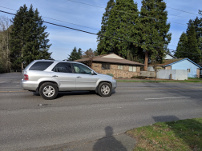
#> input picture samples/im3.jpg, 202 x 151 px
$ python image_stitching_skeleton.py samples/im3.jpg samples/im4.jpg out.png
#> lines starting #> are read from the running program, lines starting #| are printed output that depends on the picture
#> further down, img_1 is the input picture: shape (151, 202, 3); mean B, G, R 107.7, 107.7, 103
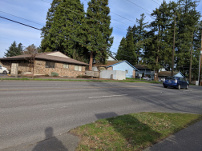
#> input picture samples/im4.jpg, 202 x 151 px
#> further down, img_2 is the input picture: shape (151, 202, 3); mean B, G, R 100.4, 105.2, 102.5
import cv2
import sys
import numpy as np
import math
import matplotlib.pyplot as plt

# Converts a point to homogeneous coords
def homog(point):
    appended = point.copy()
    appended.append(1)
    npvec = np.array(appended)
    return npvec

# Converts point from homogeneous coords
def linear(homogpoint):
    if homogpoint[2] == 0:
        x, y = 0, 0
    else:
        x = homogpoint[0] / homogpoint[2]
        y = homogpoint[1] / homogpoint[2]
    return np.array([x, y])

def ex_find_homography_ransac(list_pairs_matched_keypoints, threshold_ratio_inliers=0.85, threshold_reprojtion_error=3, max_num_trial=1000):
    '''
    Apply RANSAC algorithm to find a homography transformation matrix that align 2 sets of feature points, transform the first set of feature point to the second (e.g. warp image 1 to image 2)
    :param list_pairs_matched_keypoints: has the format as a list of pairs of matched points: [[[p1x,p1y],[p2x,p2y]],....]
    :param threshold_ratio_inliers: threshold on the ratio of inliers over the total number of samples, accept the estimated homography if ratio is higher than the threshold
    :param threshold_reprojtion_error: threshold of reprojection error (measured as euclidean distance, in pixels) to determine whether a sample is inlier or outlier
    :param max_num_trial: the maximum number of trials to do take sample and do testing to find the best homography matrix
    :return best_H: the best found homography matrix
    '''
    # Find homography matrix for given 4 x,y points, passed as nested lists
    def find4homo(pointslist):
        '''
        point1 = pointslist[0]
        point2 = pointslist[1]
        point3 = pointslist[2]
        point4 = pointslist[3]
        x1 = point1[0][0]
        y1 = point1[0][1]
        xp1 = point1[1][0]
        yp1 = point1[1][1]
        x2 = point2[0][0]
        y2 = point2[0][1]
        xp2 = point2[1][0]
        yp2 = point2[1][1]
        x3 = point3[0][0]
        y3 = point3[0][1]
        xp3 = point3[1][0]
        yp3 = point3[1][1]
        x4 = point4[0][0]
        y4 = point4[0][1]
        xp4 = point4[1][0]
        yp4 = point4[1][1]
        Aarray = np.array([
                        [-x1,   -y1,    -1,     0,      0,      0,      x1*xp1,     y1*xp1,     xp1],
                        [0,     0,      0,      -x1,    -y1,    -1,     x1*yp1,     y1*yp1,     yp1],
                        [-x2,   -y2,    -1,     0,      0,      0,      x2*xp2,     y2*xp2,     xp2],
                        [0,     0,      0,      -x2,    -y2,    -1,     x2*yp2,     y2*yp2,     yp2],
                        [-x3,   -y3,    -1,     0,      0,      0,      x3*xp3,     y3*xp3,     xp3],
                        [0,     0,      0,      -x3,    -y3,    -1,     x3*yp3,     y3*yp3,     yp3],
                        [-x4,   -y4,    -1,     0,      0,      0,      x4*xp4,     y4*xp4,     xp4],
                        [ 0,    0,      0,      -x4,    -y4,    -1,     x4*yp4,     y4*yp4,     yp4]])
        U, S, testsvd = np.linalg.svd(Aarray, full_matrices=True)
        values = testsvd[:,8]
        values = np.reshape(values, (3,3))
        '''
        A = []
        for i in range(0, len(pointslist)):
            x1, y1 = pointslist[i][0]
            xp1, yp1 = pointslist[i][1]
            # A.append([x, y, 1, 0, 0, 0, -u * x, -u * y, -u])
            # A.append([0, 0, 0, x, y, 1, -v * x, -v * y, -v])
            A.append([-x1, -y1, -1, 0, 0, 0, x1*xp1, y1*xp1, xp1])
            A.append([0, 0, 0, -x1, -y1, -1, x1*yp1, y1*yp1, yp1])
        A = np.asarray(A)
        U, S, Vh = np.linalg.svd(A)
        L = Vh[-1,:]
        H = L.reshape(3, 3)
        return H

    def findinliners(H, keypoints):
        inliernum = 0
        for (point1, point2) in keypoints:
            # Homog coords of point 1
            p1homog = homog(point1)
            # Homog coords of predicted point 2
            predicted = H @ p1homog
            # Standard coords of predicted point
            standardpredicted = linear(predicted)
            # Compute error between predicted and point2
            error = np.linalg.norm(point2 - standardpredicted)
            if error < threshold_reprojtion_error:
                inliernum += 1
            # print("test")
        return inliernum

    H_array = []
    best_H = None
    for trial in range(0, max_num_trial):
        # Array coord pairs, 2 pair for each keypoint
        kps = np.array(list_pairs_matched_keypoints)
        # 4 random pairs from the list
        randomfour = kps[np.random.choice(kps.shape[0], 4)]
        # Random 4 arranged as nested list for function
        listfour = [randomfour[0].tolist(), randomfour[1].tolist(), randomfour[2].tolist(), randomfour[3].tolist()]
        # Calculate homography matrix from 4 pairs of points
        trialH = find4homo(randomfour.tolist())
        # return total number of inliners for given trialH matrix on keypoints
        inliners = findinliners(trialH, list_pairs_matched_keypoints)
        # If number of inliners meets threshold...
        if inliners / len(list_pairs_matched_keypoints) > threshold_ratio_inliers:
            # Add H to the array of potential best H
            H_array.append([trialH, inliners])
    # Convert list of lists to array
    H_arr_np = np.array(H_array)
    # Sort array by inliner column
    H_arraysorted = H_arr_np[H_arr_np[:,1].argsort()]
    # Choose last entry (largest number of inliners)
    best_H = H_arraysorted[-1][0]
    return best_H

def ex_extract_and_match_feature(img_1, img_2, ratio_robustness=0.7):
    '''
    1/ extract SIFT feature from image 1 and image 2,
    2/ use a bruteforce search to find pairs of matched features: for each feature point in img_1, find its best matched feature point in img_2
    3/ apply ratio test to select the set of robust matched points
    :param img_1: input image 1
    :param img_2: input image 2
    :param ratio_robustness: ratio for the robustness test
    :return list_pairs_matched_keypoints: has the format as list of pairs of matched points: [[[p1x,p1y],[p2x,p2y]]]
    '''
#> called with ratio_robustness = 0.7
    # ==============================
    # ===== 1/ extract features from input image 1 and image 2
    # ==============================

    # [5 lines left out: function write_out, not called in this run]

    img_1_gray = cv2.cvtColor(img_1, cv2.COLOR_BGR2GRAY)
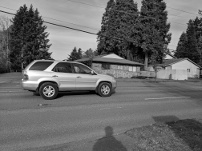
#> img_1_gray: shape (151, 202); min 0, max 255, mean 106.3
    img_2_gray = cv2.cvtColor(img_2, cv2.COLOR_BGR2GRAY)
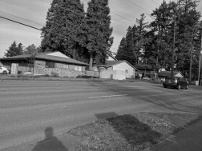
#> img_2_gray: shape (151, 202); min 0, max 243, mean 103.8
    sift = cv2.xfeatures2d.SIFT_create()
    img_1_keypoints, img_1_desc = sift.detectAndCompute(img_1_gray, None)
#> img_1_keypoints = 222 keypoints; strongest (x, y, size): (33, 76, 12.4), (166, 39, 1.8), (113, 56, 4.8), (168, 57, 3)
    img_2_keypoints, img_2_desc = sift.detectAndCompute(img_2_gray, None)
#> img_2_keypoints = 278 keypoints; strongest (x, y, size): (163, 70, 2.1), (156, 33, 2.5), (58, 54, 4.9), (179, 75, 3.4)


    #write_out(img_1, img_1_keypoints, img_2, img_2_keypoints)

    # ==============================
    # ===== 2/ use bruteforce search to find a list of pairs of matched feature points
    # ==============================
    list_pairs_matched_keypoints = []
    allpoints = []

    # For each keypoint and description in image 1...
    for outerindex, (outerpoint, outerdesc) in enumerate(zip(img_1_keypoints, img_1_desc)):
        diffmatrix = outerdesc - img_2_desc
        distances = np.linalg.norm(diffmatrix, axis=1)
        kpwithdistance = np.column_stack((img_2_keypoints, distances, range(0, len(img_2_keypoints))))
        sortwdist = kpwithdistance[kpwithdistance[:,1].argsort()]
        toptwo = sortwdist[:2]
        if len(toptwo) > 1:
            # firstpoint = toptwo[0][0]
            firstdist = toptwo[0][1]
            seconddist = toptwo[1][1]
            if firstdist < seconddist * ratio_robustness:
                allpoints.append([[outerpoint, outerindex], toptwo[0]])
#> this loop made 222 passes
#> (outerpoint, firstdist, seconddist) on passes 1 to 12: (keypoint at (4.6, 31.9), size 2.9, 372.2, 373.5), (keypoint at (5.9, 27.9), size 1.9, 340.4, 360.4), (keypoint at (10.2, 23.5), size 2.9, 285.9, 322.7), (keypoint at (10.4, 30.6), size 1.9, 369.5, 396.1), (keypoint at (11.8, 55.9), size 4.6, 370.5, 377.8), (keypoint at (13.4, 16.3), size 2, 284.6, 305.9), (keypoint at (14.7, 22.9), size 1.9, 337.5, 337.9), (keypoint at (14.7, 19), size 2.1, 259, 267.8), (keypoint at (14.9, 9.5), size 5.4, 268.2, 315.2), (keypoint at (15, 12.2), size 2.2, 239.2, 330.6), (keypoint at (16.2, 73.1), size 2.2, 302.7, 346.8), (keypoint at (17.5, 68.1), size 7.6, 387, 390.6)
#> (firstdist, seconddist) on passes 61 to 66: (357.1, 363.2), (402, 432.9), (268.3, 297.4), (347, 374.6), (395.3, 396.2), (388.2, 399.8)
#> pass 1, in ex_extract_and_match_feature, `diffmatrix = outerdesc - img_2_desc`:
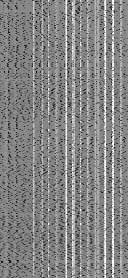
#> diffmatrix: shape (278, 128) float32; min -182, max 155, mean -6.1; drawn with min black and max white
#> pass 2, in ex_extract_and_match_feature, `diffmatrix = outerdesc - img_2_desc`:
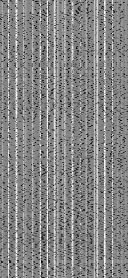
#> diffmatrix: shape (278, 128) float32; min -170, max 149, mean -2.9; drawn with min black and max white
#> pass 3, in ex_extract_and_match_feature, `diffmatrix = outerdesc - img_2_desc`:
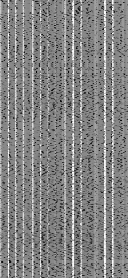
#> diffmatrix: shape (278, 128) float32; min -170, max 146, mean -6.3; drawn with min black and max white
#> after the loop:
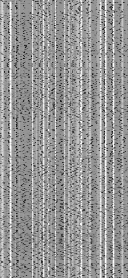
#> diffmatrix: shape (278, 128) float32; min -187, max 131, mean 1.1; drawn with min black and max white
#> after the loop, allpoints = 77 items

    bestpairs = []
    for tuple in allpoints:
        queryldx = tuple[0][1]
        trainldx = tuple[1][2]
        matchlist = tuple[1]
        tupdistance = tuple[1][1]
        source = cv2.DMatch(queryldx, trainldx, tupdistance)
        best = [tuple[0], tuple[1]]
        bestpairs.append([source])
#> this loop made 77 passes
#> (queryldx, trainldx, tupdistance) on passes 1 to 12: (46, 127, 193.4), (73, 6, 147.6), (76, 7, 142.1), (77, 8, 78.42), (82, 16, 131.7), (83, 17, 139.2), (84, 16, 160.9), (88, 23, 105.1), (89, 24, 255.5), (93, 25, 145.2), (98, 27, 105.1), (104, 32, 103.9)
#> after the loop, bestpairs = 77 matches
        # print("test")

    # Debugging with cv2
    '''
    bf = cv2.BFMatcher()
    opencvpairs = bf.knnMatch(img_1_desc, img_2_desc, k=2)
    bestpairscv = []
    for m, n in opencvpairs:
        if m.distance < ratio_robustness*n.distance:
            bestpairscv.append([m])

    img_match_lines = cv2.drawMatchesKnn(img_1, img_1_keypoints, img_2, img_2_keypoints, bestpairs, None, flags=cv2.DrawMatchesFlags_NOT_DRAW_SINGLE_POINTS)
    plt.imshow(img_match_lines),plt.show()
    '''
    for keypoint1, keypoint2 in allpoints:
        point1 = keypoint1[0].pt
        point2 = keypoint2[0].pt
        list_pairs_matched_keypoints.append([[point1[0], point1[1]],[point2[0], point2[1]]])
#> this loop made 77 passes
#> (point1, point2) on passes 1 to 12: ((39.25, 14.86), (109.6, 14.03)), ((69.26, 52.17), (7.13, 46.8)), ((72.5, 53.54), (11.18, 48.43)), ((74.4, 49.94), (13.78, 44.41)), ((83.65, 50.03), (24.77, 45.83)), ((83.65, 50.03), (24.77, 45.83)), ((83.71, 50), (24.77, 45.83)), ((86.64, 52.12), (28.6, 47.97)), ((87.07, 59.02), (28.78, 55.66)), ((89.53, 42.55), (32.52, 38.13)), ((94.11, 46.82), (37.75, 43.69)), ((97.8, 25.18), (43.06, 21.32))
#> after the loop, list_pairs_matched_keypoints = 77 items
    return list_pairs_matched_keypoints

# [117 lines left out: function ex_warp_blend_crop_image, not called in this run]

def stitch_images(img_1, img_2):
    '''
    :param img_1: input image 1. We warp this image to align and stich it to the image 2
    :param img_2: is the reference image. We will not warp this image
    :return img_panorama: the resulting stiched image
    '''
    print('==============================')
    print('===== stitch two images to generate one panorama image')
    print('==============================')

    # ===== extract and match features from image 1 and image 2
    list_pairs_matched_keypoints = ex_extract_and_match_feature(img_1=img_1, img_2=img_2, ratio_robustness=0.7)
#> list_pairs_matched_keypoints = 77 items

    # ===== use RANSAC algorithm to find homography to warp image 1 to align it to image 2
    H_1 = ex_find_homography_ransac(list_pairs_matched_keypoints, threshold_ratio_inliers=0.85, threshold_reprojtion_error=3, max_num_trial=1000)
#> the loop in ex_find_homography_ransac, `for trial in range(0, max_num_trial):` made 1000 passes
#> inliners on passes 1 to 3: 61, 68, 9

    # ===== warp image 1, blend it with image 2 using average blending to produce the resulting panorama image
    img_panorama = ex_warp_blend_crop_image(img_1=img_1,H_1=H_1, img_2=img_2)


    return img_panorama

if __name__ == "__main__":
    print('==================================================')
    print('PSU CS 410/510, Winter 2020, HW2: image stitching')
    print('==================================================')

    path_file_image_1 = sys.argv[1]
    path_file_image_2 = sys.argv[2]
    path_file_image_result = sys.argv[3]


    # ===== read 2 input images

    img_1 = cv2.imread(path_file_image_1)
    # plt.imshow(cv2.cvtColor(img_1, cv2.COLOR_BGR2RGB)),plt.show()

    img_2 = cv2.imread(path_file_image_2)

    # ===== create a panorama image by stitch image 1 to image 2
#> (the run stopped early here; a loop or call above may not have finished)
